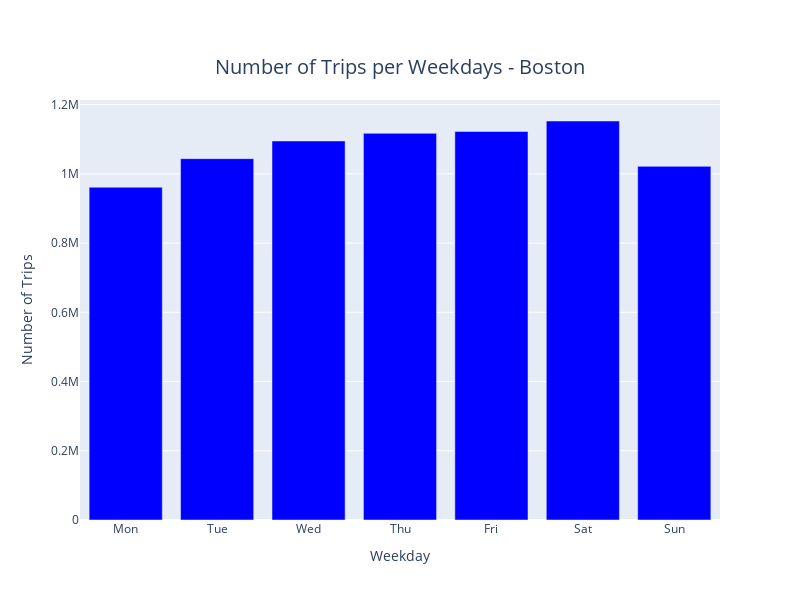

Notebook source saved alongside this figure:
### Code cell
#Selecting dataset and creating number of trips.

boston_trips_per_weekday = boston_trips_per_time.groupby('weekday').size().reset_index(name='number_of_trips')

# Transforming numbers into weekday names.
w_names = ['Mon', 'Tue', 'Wed', 'Thu', 'Fri', 'Sat', 'Sun']

# Takes all values from the 'weekday' column and substitutes them for the dictionary values.
boston_trips_per_weekday['weekday_name'] = boston_trips_per_weekday['weekday'].apply(lambda x: w_names[x-1]) 

fig = px.bar(boston_trips_per_weekday, x='weekday_name', y='number_of_trips', 
             labels={'weekday_name': 'Weekday', 'number_of_trips': 'Number of Trips'},
             title = 'Number of Trips per Weekdays - Boston',
             width=800,
             height=600,
             category_orders={'weekday_name': ['Mon', 'Tue', 'Wed', 'Thu', 'Fri', 'Sat', 'Sun']},
             color_discrete_sequence=['blue'])

fig.update_traces(textposition='outside')
fig.update_layout(title={'text': 'Number of Trips per Weekdays - Boston','y':0.9,'x':0.5,'xanchor': 'center','yanchor': 'top','font': {'size': 20}})
fig.show()


# Adapted from: https://plotly.com/python/hover-text-and-formatting/

### Figure 1 — Plotly figure (JSON) as saved in the notebook; plotly's stock layout.template omitted (floating-point values rounded to 4 significant figures)
{"data": [{"alignmentgroup": "True", "hovertemplate": "Weekday=%{x}<br>Number of Trips=%{y}<extra></extra>", "legendgroup": "", "marker": {"color": "blue", "pattern": {"shape": ""}}, "name": "", "offsetgroup": "", "orientation": "v", "showlegend": false, "textposition": "outside", "type": "bar", "x": ["Mon", "Tue", "Wed", "Thu", "Fri", "Sat", "Sun"], "xaxis": "x", "y": [961429, 1044027, 1095048, 1117086, 1122492, 1152743, 1021737], "yaxis": "y"}], "layout": {"barmode": "relative", "height": 600, "legend": {"tracegroupgap": 0}, "title": {"font": {"size": 20}, "text": "Number of Trips per Weekdays - Boston", "x": 0.5, "xanchor": "center", "y": 0.9, "yanchor": "top"}, "width": 800, "xaxis": {"anchor": "y", "autorange": true, "categoryarray": ["Mon", "Tue", "Wed", "Thu", "Fri", "Sat", "Sun"], "categoryorder": "array", "domain": [0, 1], "range": [-0.5, 6.5], "title": {"text": "Weekday"}, "type": "category"}, "yaxis": {"anchor": "x", "autorange": true, "domain": [0, 1], "range": [0, 1213000.0], "title": {"text": "Number of Trips"}, "type": "linear"}}}
